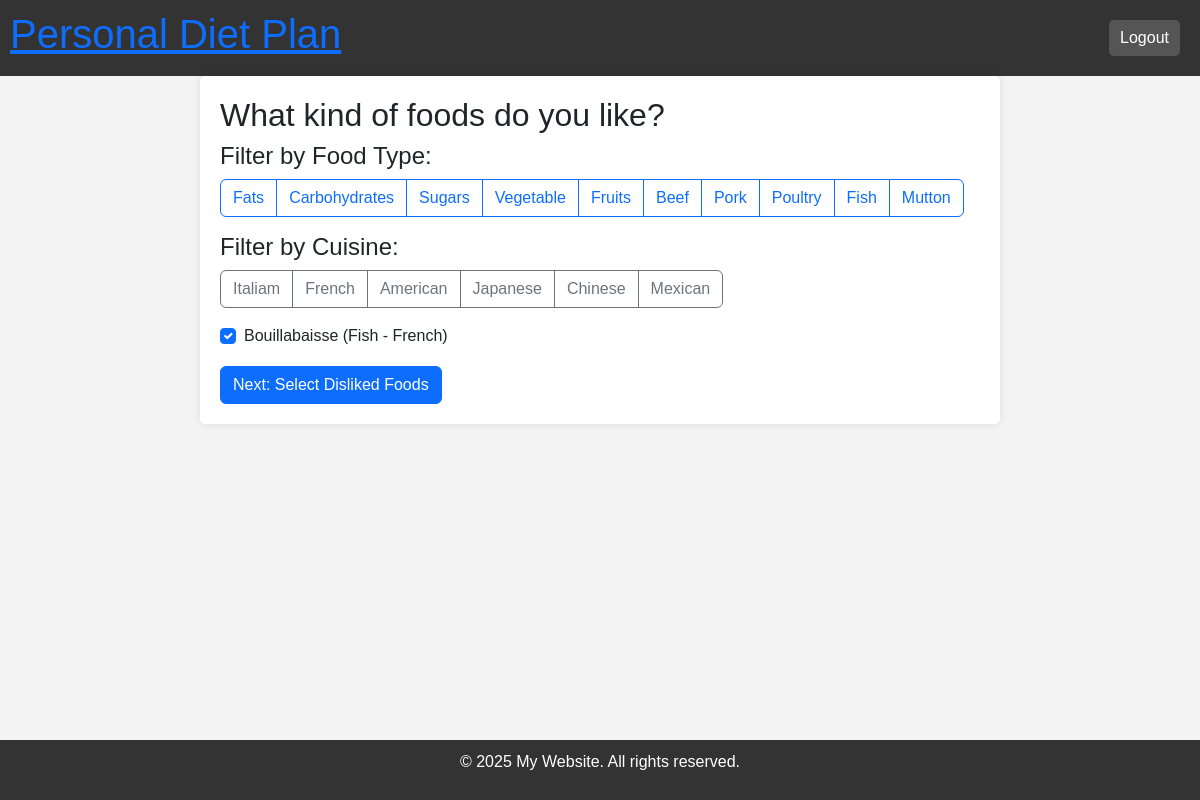
The page /liked-foods/?filter_cuisine=French (signed in) on the database its author committed.
### webapp/models.py (models this page shows, shortened)
class FoodCategory(models.Model):
    name = models.CharField(max_length=50, unique=True)

class Cuisine(models.Model):
    name = models.CharField(max_length=50, unique=True)

class Food(models.Model):
    name = models.CharField(max_length=100, unique=True)
    food_type = models.ForeignKey(FoodCategory, on_delete=models.SET_NULL, null=True, blank=True)
    cuisine = models.ForeignKey(Cuisine, on_delete=models.SET_NULL, null=True, blank=True)

class UserFoodSelection(models.Model):
    user = models.OneToOneField(User, on_delete=models.CASCADE)
    liked_foods = models.ManyToManyField(Food, blank=True, related_name="liked_by_users")
    disliked_foods = models.ManyToManyField(Food, blank=True, related_name="disliked_by_users")
    allergy = models.ManyToManyField(Allergy, blank=True, related_name="user_allergy")
    dietary_requirement = models.ManyToManyField(DietaryRequirement, blank=True, related_name="user_dietary_requirement")
    health_goals = models.ManyToManyField(HealthGoals, blank=True, related_name="user_health_goal")

### webapp/views.py (the view)
# urls.py: path("liked-foods/", views.liked_foods, name="liked_foods"),
@login_required
def liked_foods(request):
    foods = Food.objects.all()
    categories = FoodCategory.objects.all()
    cuisines = Cuisine.objects.all()
    user_selection, created = UserFoodSelection.objects.get_or_create(user=request.user)
    food_type = request.GET.get("filter_type")
    cuisine = request.GET.get("filter_cuisine")
    if food_type:
        foods = foods.filter(food_type__name=food_type)
    if cuisine:
        foods = foods.filter(cuisine__name=cuisine)
    if request.method == "POST":
        selected_food_ids = request.POST.getlist("foods")
        user_selection.liked_foods.set(selected_food_ids)
        return redirect("disliked_foods")
    return render(request, "liked_foods.html", {
        "foods": foods,
        "user_selection": user_selection,
        "categories": categories,
        "cuisines": cuisines
    })

### webapp/templates/liked_foods.html (shortened to what this page needs)
{% extends "base.html" %}
{% block content %}
<h2>What kind of foods do you like?</h2>
<h4>Filter by Food Type:</h4>
<div class="btn-group mb-3">
    {% for category in categories %}
        <a href="?filter_type={{ category.name }}" class="btn btn-outline-primary">{{ category.name }}</a>
    {% endfor %}
</div>
<h4>Filter by Cuisine:</h4>
<div class="btn-group mb-3">
    {% for cuisine in cuisines %}
        <a href="?filter_cuisine={{ cuisine.name }}" class="btn btn-outline-secondary">{{ cuisine.name }}</a>
    {% endfor %}
</div>
<form method="POST">
    <div class="form-check">
        {% for food in foods %}
            <input class="form-check-input" type="checkbox" name="foods" value="{{ food.id }}" id="food{{ food.id }}"
                {% if food in user_selection.liked_foods.all %}checked{% endif %}>
            <label class="form-check-label" for="food{{ food.id }}">
                {{ food.name }} ({{ food.food_type.name|default:"General" }} - {{ food.cuisine.name|default:"General" }})
            </label><br>
        {% endfor %}
    </div>
    <button type="submit" class="btn btn-primary mt-3">Next: Select Disliked Foods</button>
</form>
{% endblock %}

### webapp/static/style.css (style rules this page uses)
body { font-family: Arial, sans-serif; margin: 0; padding: 0; background-color: #f4f4f4; }

### rows shown on the page
FoodCategory: name "Fats"
FoodCategory: name "Carbohydrates"
FoodCategory: name "Sugars"
FoodCategory: name "Vegetable"
FoodCategory: name "Fruits"
FoodCategory: name "Beef"
FoodCategory: name "Pork"
FoodCategory: name "Poultry"
FoodCategory: name "Fish"
FoodCategory: name "Mutton"
Cuisine: name "Italiam"
Cuisine: name "French"
Cuisine: name "American"
Cuisine: name "Japanese"
Cuisine: name "Chinese"
Cuisine: name "Mexican"
Food: foods "☑", name "Bouillabaisse", food_type.name "Fish", cuisine.name "French"
